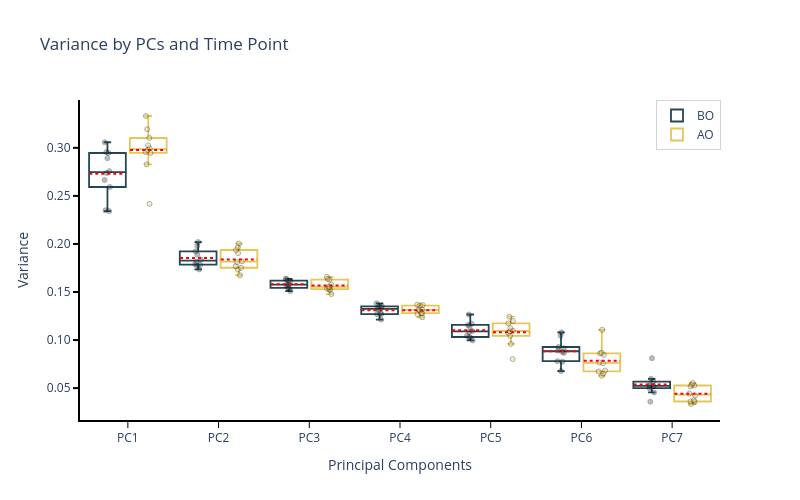

The code cell stored with this chart in its notebook:
### Code cell
plot_variance(mean_by_event_pc, save=True, format="pdf")

### Figure 1 — Plotly figure (JSON) as saved in the notebook; plotly's stock layout.template omitted (floating-point values rounded to 4 significant figures)
{"data": [{"alignmentgroup": "timepoint", "boxmean": false, "boxpoints": "all", "fillcolor": "white", "jitter": 0.2, "legendgroup": "BO", "line": {"color": "#264653", "width": 1.8}, "marker": {"color": "#264653", "line": {"color": "black", "width": 0.9}, "opacity": 0.35, "size": 5}, "name": "BO", "offsetgroup": "BO", "pointpos": 0, "showlegend": true, "type": "box", "whiskerwidth": 0.2, "x": ["PC1", "PC2", "PC3", "PC4", "PC5", "PC6", "PC7", "PC1", "PC2", "PC3", "PC4", "PC5", "PC6", "PC7", "PC1", "PC2", "PC3", "PC4", "PC5", "PC6", "PC7", "PC1", "PC2", "PC3", "PC4", "PC5", "PC6", "PC7", "PC1", "PC2", "PC3", "PC4", "PC5", "PC6", "PC7", "PC1", "PC2", "PC3", "PC4", "PC5", "PC6", "PC7", "PC1", "PC2", "PC3", "PC4", "PC5", "PC6", "PC7", "PC1", "PC2", "PC3", "PC4", "PC5", "PC6", "PC7", "PC1", "PC2", "PC3", "PC4", "PC5", "PC6", "PC7", "PC1", "PC2", "PC3", "PC4", "PC5", "PC6", "PC7"], "y": [0.2342, 0.1736, 0.1543, 0.1351, 0.1171, 0.1046, 0.08116, 0.3058, 0.1785, 0.1573, 0.134, 0.1046, 0.06775, 0.05208, 0.2757, 0.1789, 0.1532, 0.1354, 0.1158, 0.08906, 0.05199, 0.2737, 0.1838, 0.1606, 0.1334, 0.1094, 0.08671, 0.05241, 0.2955, 0.202, 0.1574, 0.128, 0.1032, 0.07804, 0.03589, 0.235, 0.1774, 0.1619, 0.1382, 0.1266, 0.1081, 0.05285, 0.2892, 0.1924, 0.151, 0.127, 0.1029, 0.08763, 0.0499, 0.2666, 0.1814, 0.1578, 0.1316, 0.1144, 0.09137, 0.05684, 0.2593, 0.1889, 0.1637, 0.127, 0.1086, 0.09277, 0.05971, 0.2946, 0.1981, 0.1633, 0.1213, 0.0996, 0.07751, 0.0455]}, {"alignmentgroup": "timepoint", "boxmean": false, "boxpoints": "all", "fillcolor": "white", "jitter": 0.2, "legendgroup": "AO", "line": {"color": "#E4C65A", "width": 1.8}, "marker": {"color": "#E4C65A", "line": {"color": "black", "width": 0.9}, "opacity": 0.35, "size": 5}, "name": "AO", "offsetgroup": "AO", "pointpos": 0, "showlegend": true, "type": "box", "whiskerwidth": 0.2, "x": ["PC1", "PC2", "PC3", "PC4", "PC5", "PC6", "PC7", "PC1", "PC2", "PC3", "PC4", "PC5", "PC6", "PC7", "PC1", "PC2", "PC3", "PC4", "PC5", "PC6", "PC7", "PC1", "PC2", "PC3", "PC4", "PC5", "PC6", "PC7", "PC1", "PC2", "PC3", "PC4", "PC5", "PC6", "PC7", "PC1", "PC2", "PC3", "PC4", "PC5", "PC6", "PC7", "PC1", "PC2", "PC3", "PC4", "PC5", "PC6", "PC7", "PC1", "PC2", "PC3", "PC4", "PC5", "PC6", "PC7", "PC1", "PC2", "PC3", "PC4", "PC5", "PC6", "PC7", "PC1", "PC2", "PC3", "PC4", "PC5", "PC6", "PC7"], "y": [0.2418, 0.1768, 0.1552, 0.1359, 0.1244, 0.1107, 0.05528, 0.2947, 0.1674, 0.1522, 0.1365, 0.1198, 0.0767, 0.0527, 0.3027, 0.1734, 0.1478, 0.1369, 0.1174, 0.06825, 0.05356, 0.2956, 0.1811, 0.1553, 0.1319, 0.1077, 0.08612, 0.04222, 0.3194, 0.182, 0.1536, 0.1318, 0.1124, 0.06733, 0.03347, 0.2828, 0.1937, 0.1628, 0.127, 0.1097, 0.08674, 0.03732, 0.2978, 0.1966, 0.1529, 0.128, 0.1044, 0.08463, 0.03574, 0.2994, 0.1752, 0.1578, 0.1308, 0.1091, 0.07594, 0.05171, 0.3331, 0.2004, 0.1636, 0.1237, 0.08019, 0.06289, 0.03605, 0.3102, 0.1905, 0.1658, 0.128, 0.096, 0.06512, 0.04434]}], "layout": {"boxgap": 0.1, "boxgroupgap": 0.1, "boxmode": "group", "height": 500, "legend": {"bgcolor": "rgba(255,255,255,0.7)", "bordercolor": "lightgray", "borderwidth": 1, "traceorder": "normal", "x": 0.9, "xanchor": "left", "y": 1, "yanchor": "top"}, "paper_bgcolor": "white", "plot_bgcolor": "white", "shapes": [{"line": {"color": "red", "dash": "dot", "width": 2}, "type": "line", "x0": 0.025, "x1": 0.425, "xref": "x", "y0": 0.2977, "y1": 0.2977, "yref": "y"}, {"line": {"color": "red", "dash": "dot", "width": 2}, "type": "line", "x0": -0.425, "x1": -0.025, "xref": "x", "y0": 0.273, "y1": 0.273, "yref": "y"}, {"line": {"color": "red", "dash": "dot", "width": 2}, "type": "line", "x0": 1.025, "x1": 1.425, "xref": "x", "y0": 0.1837, "y1": 0.1837, "yref": "y"}, {"line": {"color": "red", "dash": "dot", "width": 2}, "type": "line", "x0": 0.575, "x1": 0.975, "xref": "x", "y0": 0.1855, "y1": 0.1855, "yref": "y"}, {"line": {"color": "red", "dash": "dot", "width": 2}, "type": "line", "x0": 2.025, "x1": 2.425, "xref": "x", "y0": 0.1567, "y1": 0.1567, "yref": "y"}, {"line": {"color": "red", "dash": "dot", "width": 2}, "type": "line", "x0": 1.575, "x1": 1.975, "xref": "x", "y0": 0.158, "y1": 0.158, "yref": "y"}, {"line": {"color": "red", "dash": "dot", "width": 2}, "type": "line", "x0": 3.025, "x1": 3.425, "xref": "x", "y0": 0.1311, "y1": 0.1311, "yref": "y"}, {"line": {"color": "red", "dash": "dot", "width": 2}, "type": "line", "x0": 2.575, "x1": 2.975, "xref": "x", "y0": 0.1311, "y1": 0.1311, "yref": "y"}, {"line": {"color": "red", "dash": "dot", "width": 2}, "type": "line", "x0": 4.025, "x1": 4.425, "xref": "x", "y0": 0.1081, "y1": 0.1081, "yref": "y"}, {"line": {"color": "red", "dash": "dot", "width": 2}, "type": "line", "x0": 3.575, "x1": 3.975, "xref": "x", "y0": 0.1102, "y1": 0.1102, "yref": "y"}, {"line": {"color": "red", "dash": "dot", "width": 2}, "type": "line", "x0": 5.025, "x1": 5.425, "xref": "x", "y0": 0.07844, "y1": 0.07844, "yref": "y"}, {"line": {"color": "red", "dash": "dot", "width": 2}, "type": "line", "x0": 4.575, "x1": 4.975, "xref": "x", "y0": 0.08835, "y1": 0.08835, "yref": "y"}, {"line": {"color": "red", "dash": "dot", "width": 2}, "type": "line", "x0": 6.025, "x1": 6.425, "xref": "x", "y0": 0.04424, "y1": 0.04424, "yref": "y"}, {"line": {"color": "red", "dash": "dot", "width": 2}, "type": "line", "x0": 5.575, "x1": 5.975, "xref": "x", "y0": 0.05383, "y1": 0.05383, "yref": "y"}], "showlegend": true, "title": {"text": "Variance by PCs and Time Point"}, "width": 800, "xaxis": {"linecolor": "black", "linewidth": 2, "mirror": false, "showgrid": false, "showline": true, "showticklabels": true, "side": "bottom", "tickcolor": "black", "ticklen": 6, "ticks": "outside", "tickwidth": 1, "title": {"text": "Principal Components"}, "zeroline": false}, "yaxis": {"gridcolor": "lightgray", "linecolor": "black", "linewidth": 2, "mirror": false, "showgrid": false, "showline": true, "showticklabels": true, "side": "left", "tickcolor": "black", "tickformat": ".2f", "ticklen": 5, "ticks": "outside", "tickwidth": 2, "title": {"text": "Variance"}, "zeroline": false}}}
